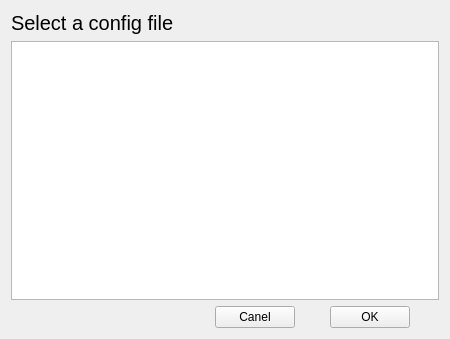
<?xml version="1.0" encoding="UTF-8"?>
<ui version="4.0">
 <class>Form</class>
 <widget class="QWidget" name="Form">
  <property name="geometry">
   <rect>
    <x>0</x>
    <y>0</y>
    <width>450</width>
    <height>339</height>
   </rect>
  </property>
  <property name="windowTitle">
   <string>Eneffco Diagram creator</string>
  </property>
  <layout class="QGridLayout" name="gridLayout">
   <item row="0" column="1">
    <widget class="QLabel" name="selct_config_label">
     <property name="font">
      <font>
       <pointsize>15</pointsize>
      </font>
     </property>
     <property name="text">
      <string>Select a config file</string>
     </property>
    </widget>
   </item>
   <item row="1" column="1">
    <widget class="QListView" name="config_files_list">
     <property name="editTriggers">
      <set>QAbstractItemView::NoEditTriggers</set>
     </property>
    </widget>
   </item>
   <item row="3" column="1">
    <layout class="QHBoxLayout" name="horizontalLayout">
     <item>
      <spacer name="horizontalSpacer">
       <property name="orientation">
        <enum>Qt::Horizontal</enum>
       </property>
       <property name="sizeHint" stdset="0">
        <size>
         <width>40</width>
         <height>20</height>
        </size>
       </property>
      </spacer>
     </item>
     <item>
      <spacer name="horizontalSpacer_8">
       <property name="orientation">
        <enum>Qt::Horizontal</enum>
       </property>
       <property name="sizeHint" stdset="0">
        <size>
         <width>40</width>
         <height>20</height>
        </size>
       </property>
      </spacer>
     </item>
     <item>
      <spacer name="horizontalSpacer_7">
       <property name="orientation">
        <enum>Qt::Horizontal</enum>
       </property>
       <property name="sizeHint" stdset="0">
        <size>
         <width>40</width>
         <height>20</height>
        </size>
       </property>
      </spacer>
     </item>
     <item>
      <spacer name="horizontalSpacer_4">
       <property name="orientation">
        <enum>Qt::Horizontal</enum>
       </property>
       <property name="sizeHint" stdset="0">
        <size>
         <width>40</width>
         <height>20</height>
        </size>
       </property>
      </spacer>
     </item>
     <item>
      <spacer name="horizontalSpacer_6">
       <property name="orientation">
        <enum>Qt::Horizontal</enum>
       </property>
       <property name="sizeHint" stdset="0">
        <size>
         <width>40</width>
         <height>20</height>
        </size>
       </property>
      </spacer>
     </item>
     <item>
      <spacer name="horizontalSpacer_5">
       <property name="orientation">
        <enum>Qt::Horizontal</enum>
       </property>
       <property name="sizeHint" stdset="0">
        <size>
         <width>40</width>
         <height>20</height>
        </size>
       </property>
      </spacer>
     </item>
     <item>
      <spacer name="horizontalSpacer_3">
       <property name="orientation">
        <enum>Qt::Horizontal</enum>
       </property>
       <property name="sizeHint" stdset="0">
        <size>
         <width>40</width>
         <height>20</height>
        </size>
       </property>
      </spacer>
     </item>
     <item>
      <widget class="QPushButton" name="cancel_button">
       <property name="text">
        <string>Canel</string>
       </property>
      </widget>
     </item>
     <item>
      <spacer name="horizontalSpacer_2">
       <property name="orientation">
        <enum>Qt::Horizontal</enum>
       </property>
       <property name="sizeHint" stdset="0">
        <size>
         <width>40</width>
         <height>20</height>
        </size>
       </property>
      </spacer>
     </item>
     <item>
      <widget class="QPushButton" name="ok_button">
       <property name="text">
        <string>OK</string>
       </property>
      </widget>
     </item>
     <item>
      <spacer name="horizontalSpacer_9">
       <property name="orientation">
        <enum>Qt::Horizontal</enum>
       </property>
       <property name="sizeHint" stdset="0">
        <size>
         <width>40</width>
         <height>20</height>
        </size>
       </property>
      </spacer>
     </item>
    </layout>
   </item>
  </layout>
 </widget>
 <resources/>
 <connections/>
</ui>
